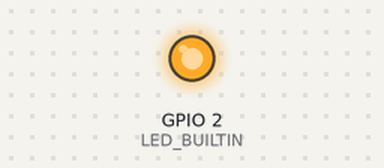
Simulated run of this program. Board: ESP32. On the bench: output pins drawn as LEDs (lit = HIGH). WiFi joins after 1.5 s; servers stay silent unless stated; not simulated (calls return 0 or success): credentials.h; what the program prints to the serial monitor is not drawn.

Above: at 0.1 s.
At 1.6 s:
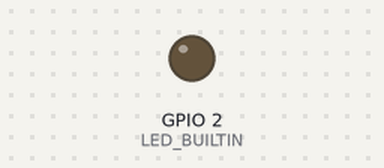
Timing chart, 0 to 3.1 s (numbered marks = the images above):
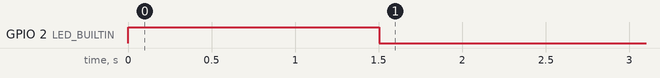

The program:

main.cpp
```cpp
#include <Arduino.h>
#include <WiFi.h>
#include <credentials.h>
#include <HTTPClient.h>


const char* ssid     = WIFINAME;
const char* password = WIFIPASS;
bool error = false;

int LED_BUILTIN = 2;

void setup() {
  Serial.begin(115200);
  while(!Serial);
  //=========================================
  // We start by connecting to a WiFi network
  Serial.println();
  Serial.print("Connecting to ");
  Serial.println(ssid);

  WiFi.begin(ssid, password);
  pinMode(LED_BUILTIN, OUTPUT);
  digitalWrite(LED_BUILTIN, HIGH);
  while (WiFi.status() != WL_CONNECTED) {
      delay(500);
      Serial.print(".");
  }
  Serial.println("WiFi connected");
  digitalWrite(LED_BUILTIN, LOW);
  //=========================================
}

void loop() {
  // put your main code here, to run repeatedly:
  //Send an HTTP POST request every 10 minutes
    //Check WiFi connection status
    if(error) {
        digitalWrite(LED_BUILTIN, HIGH);
    }
    else {
    if(WiFi.status()== WL_CONNECTED){
        HTTPClient http;

        String serverPath = "http://192.168.1.194/";

        // Your Domain name with URL path or IP address with path
        http.begin(serverPath.c_str());

        // Send HTTP GET request
        int httpResponseCode = http.GET();

        if (httpResponseCode>0) {
          Serial.print("HTTP Response code: ");
          Serial.println(httpResponseCode);
          String payload = http.getString();
          Serial.println(payload);
        }
        else {
          Serial.print("Error code: ");
          Serial.println(httpResponseCode);
        }
        // Free resources
        http.end();
      }
      else {
        Serial.println("Request unsuccessful.");
        error = true;
      }
      delay(500);
    }
}
```
